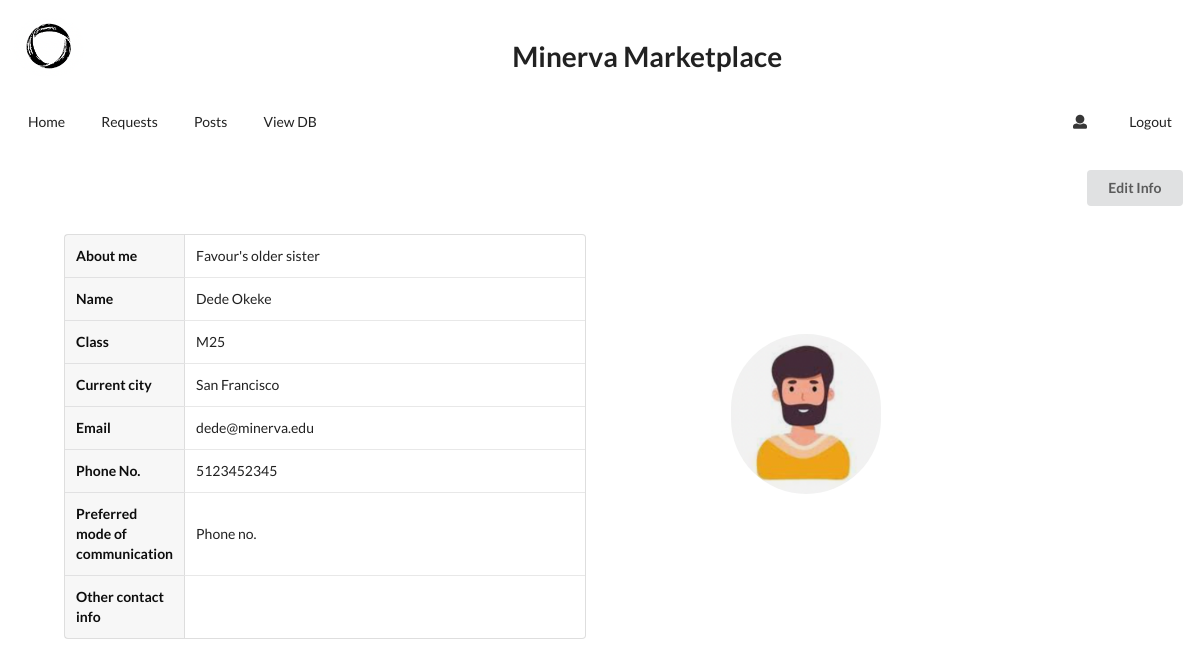
The app's page /user_info (signed in) with its own data.
### app.py (models this page shows, shortened)
class Users(db.Model):
    user_id = db.Column(db.Integer, primary_key = True)
    user_name = db.Column(db.String(100))
    user_email = db.Column(db.String(100))
    user_phone_no = db.Column(db.String(100))
    user_class = db.Column(db.String(100))
    user_about_me = db.Column(db.String(100))
    user_city = db.Column(db.String(100))
    user_pmoc = db.Column(db.String(100))
    user_oci = db.Column(db.String(100))
    user_profile_pic = db.Column(db.String(100))
    password = db.Column(db.String(100))

### app.py (the view)
@app.route("/user_info", methods = ["POST", "GET"])
def user_info():
    if "user_email" in session:
        usr = Users.query.filter_by(user_email = session["user_email"], password = session["password"]).first()
        return render_template("user_info.html", usr=usr)
    else:
        flash("You need to log in!")
        return redirect(url_for("login"))

### templates/user_info.html (shortened to what this page needs)
{% extends "base.html" %}
{% block body %}
    <div class="ui right aligned basic segment">
        <a href="{{ url_for('create_user') }}">
            <button class="ui button">Edit Info</button>
        </a>
    </div>
    <div class="ui grid" style="margin-left: 50px; margin-right: 50px;">
        <div class="eight wide column">
            <table class="ui definition table">
                <tbody>
                    <tr>
                        <td class="three wide column">About me</td>
                        <td>{{usr.user_about_me}}</td>
                    </tr>
                    <tr>
                        <td>Name</td>
                        <td>{{usr.user_name}}</td>
                    </tr>
                    <tr>
                        <td>Class</td>
                        <td>{{usr.user_class}}</td>
                    </tr>
                    <tr>
                        <td>Current city</td>
                        <td>{{usr.user_city}}</td>
                    </tr>
                    <tr>
                        <td>Email</td>
                        <td>{{usr.user_email}}</td>
                    </tr>
                    <tr>
                        <td>Phone No.</td>
                        <td>{{usr.user_phone_no}}</td>
                    </tr>
                    <tr>
                        <td>Preferred mode of communication</td>
                        <td>{{usr.user_pmoc}}</td>
                    </tr>
                    <tr>
                        <td>Other contact info</td>
                        <td>{{usr.user_oci}}</td>
                    </tr>
                </tbody>
            </table>
        </div>
        <div class="six wide column">
            <img class="ui circular small centered image" src="/static/male_avatar.png" style="margin-top: 100px; margin-bottom: 5px;">
        </div>
    </div>
{% endblock %}

### records on screen
Users: user_about_me "Favour's older sister", user_name "Dede Okeke", user_class "M25", user_city "San Francisco", user_email "dede@minerva.edu", user_phone_no "5123452345", user_pmoc "Phone no."
